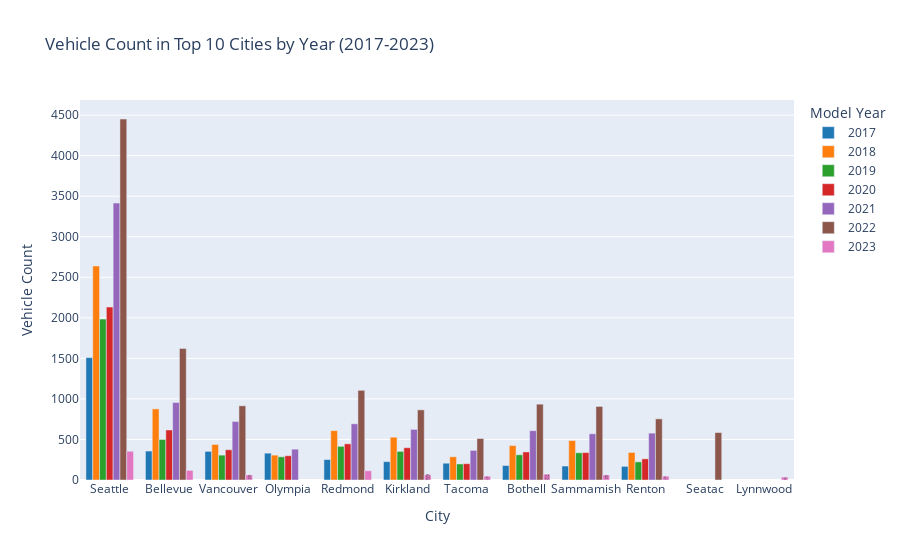

The notebook cell this image was saved under:
### Code cell
df_filtered = df[df['Model Year'].astype(int).between(2017, 2023)]

grouped_df = df_filtered.groupby(['City', 'Model Year']).size().reset_index(name='Vehicle Count')

top_cities_by_year = grouped_df.groupby('Model Year').apply(lambda x: x.nlargest(10, 'Vehicle Count')).reset_index(drop=True)

fig = px.bar(top_cities_by_year, x='City', y='Vehicle Count', color='Model Year',
             title='Vehicle Count in Top 10 Cities by Year (2017-2023)', barmode='group',
             color_discrete_sequence=color_palette_1)

fig.update_traces(texttemplate='%{y:.2s}', textposition='inside')
fig.show()

### Figure 1 — Plotly figure (JSON) as saved in the notebook; plotly's stock layout.template omitted (floating-point values rounded to 4 significant figures)
{"data": [{"alignmentgroup": "True", "hovertemplate": "Model Year=2017<br>City=%{x}<br>Vehicle Count=%{y}<extra></extra>", "legendgroup": "2017", "marker": {"color": "#1f77b4", "pattern": {"shape": ""}}, "name": "2017", "offsetgroup": "2017", "orientation": "v", "showlegend": true, "textposition": "inside", "texttemplate": "%{y:.2s}", "type": "bar", "x": ["Seattle", "Bellevue", "Vancouver", "Olympia", "Redmond", "Kirkland", "Tacoma", "Bothell", "Sammamish", "Renton"], "xaxis": "x", "y": [1509, 357, 353, 331, 252, 226, 207, 178, 172, 168], "yaxis": "y"}, {"alignmentgroup": "True", "hovertemplate": "Model Year=2018<br>City=%{x}<br>Vehicle Count=%{y}<extra></extra>", "legendgroup": "2018", "marker": {"color": "#ff7f0e", "pattern": {"shape": ""}}, "name": "2018", "offsetgroup": "2018", "orientation": "v", "showlegend": true, "textposition": "inside", "texttemplate": "%{y:.2s}", "type": "bar", "x": ["Seattle", "Bellevue", "Redmond", "Kirkland", "Sammamish", "Vancouver", "Bothell", "Renton", "Olympia", "Tacoma"], "xaxis": "x", "y": [2640, 877, 609, 528, 486, 438, 425, 340, 307, 286], "yaxis": "y"}, {"alignmentgroup": "True", "hovertemplate": "Model Year=2019<br>City=%{x}<br>Vehicle Count=%{y}<extra></extra>", "legendgroup": "2019", "marker": {"color": "#2ca02c", "pattern": {"shape": ""}}, "name": "2019", "offsetgroup": "2019", "orientation": "v", "showlegend": true, "textposition": "inside", "texttemplate": "%{y:.2s}", "type": "bar", "x": ["Seattle", "Bellevue", "Redmond", "Kirkland", "Sammamish", "Bothell", "Vancouver", "Olympia", "Renton", "Tacoma"], "xaxis": "x", "y": [1984, 500, 415, 353, 336, 311, 307, 286, 224, 198], "yaxis": "y"}, {"alignmentgroup": "True", "hovertemplate": "Model Year=2020<br>City=%{x}<br>Vehicle Count=%{y}<extra></extra>", "legendgroup": "2020", "marker": {"color": "#d62728", "pattern": {"shape": ""}}, "name": "2020", "offsetgroup": "2020", "orientation": "v", "showlegend": true, "textposition": "inside", "texttemplate": "%{y:.2s}", "type": "bar", "x": ["Seattle", "Bellevue", "Redmond", "Kirkland", "Vancouver", "Bothell", "Sammamish", "Olympia", "Renton", "Tacoma"], "xaxis": "x", "y": [2133, 617, 446, 398, 373, 346, 338, 299, 261, 201], "yaxis": "y"}, {"alignmentgroup": "True", "hovertemplate": "Model Year=2021<br>City=%{x}<br>Vehicle Count=%{y}<extra></extra>", "legendgroup": "2021", "marker": {"color": "#9467bd", "pattern": {"shape": ""}}, "name": "2021", "offsetgroup": "2021", "orientation": "v", "showlegend": true, "textposition": "inside", "texttemplate": "%{y:.2s}", "type": "bar", "x": ["Seattle", "Bellevue", "Vancouver", "Redmond", "Kirkland", "Bothell", "Renton", "Sammamish", "Olympia", "Tacoma"], "xaxis": "x", "y": [3415, 956, 722, 693, 624, 608, 578, 570, 380, 365], "yaxis": "y"}, {"alignmentgroup": "True", "hovertemplate": "Model Year=2022<br>City=%{x}<br>Vehicle Count=%{y}<extra></extra>", "legendgroup": "2022", "marker": {"color": "#8c564b", "pattern": {"shape": ""}}, "name": "2022", "offsetgroup": "2022", "orientation": "v", "showlegend": true, "textposition": "inside", "texttemplate": "%{y:.2s}", "type": "bar", "x": ["Seattle", "Bellevue", "Redmond", "Bothell", "Vancouver", "Sammamish", "Kirkland", "Renton", "Seatac", "Tacoma"], "xaxis": "x", "y": [4452, 1623, 1106, 935, 915, 907, 865, 754, 585, 511], "yaxis": "y"}, {"alignmentgroup": "True", "hovertemplate": "Model Year=2023<br>City=%{x}<br>Vehicle Count=%{y}<extra></extra>", "legendgroup": "2023", "marker": {"color": "#e377c2", "pattern": {"shape": ""}}, "name": "2023", "offsetgroup": "2023", "orientation": "v", "showlegend": true, "textposition": "inside", "texttemplate": "%{y:.2s}", "type": "bar", "x": ["Seattle", "Bellevue", "Redmond", "Bothell", "Kirkland", "Vancouver", "Sammamish", "Renton", "Tacoma", "Lynnwood"], "xaxis": "x", "y": [355, 119, 114, 72, 65, 63, 62, 47, 47, 36], "yaxis": "y"}], "layout": {"barmode": "group", "legend": {"title": {"text": "Model Year"}, "tracegroupgap": 0}, "title": {"text": "Vehicle Count in Top 10 Cities by Year (2017-2023)"}, "xaxis": {"anchor": "y", "domain": [0, 1], "title": {"text": "City"}}, "yaxis": {"anchor": "x", "domain": [0, 1], "title": {"text": "Vehicle Count"}}}}
